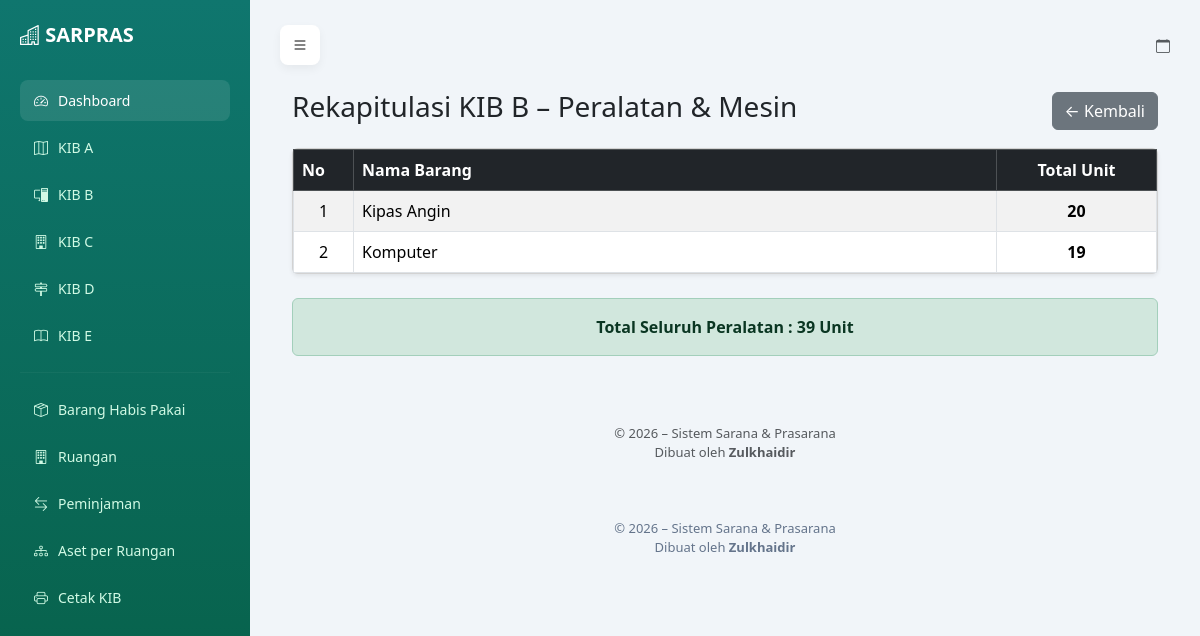
The page /peralatan/rekap/ on the database its author committed.
### sarpras/models.py (models this page shows, shortened)
class PeralatanMesin(models.Model):
    kode_barang = models.CharField(max_length=50, unique=True)
    nama = models.CharField(max_length=200)
    jumlah = models.PositiveIntegerField(default=0)
    kondisi = models.CharField(max_length=100)
    tahun_perolehan = models.PositiveIntegerField()
    gambar = models.ImageField(
        upload_to='peralatan/',
        blank=True,
        null=True)
    ruangan = models.ForeignKey ('Ruangan',
        on_delete=models.SET_NULL,
        null=True,
        blank=True,
        related_name='peralatan'
    )

### sarpras/views.py (the view)
# urls.py: path('peralatan/rekap/', views.peralatan_rekap, name='peralatan_rekap'),
def peralatan_rekap(request):
    data = (
        PeralatanMesin.objects
        .values('nama')
        .annotate(total=Sum('jumlah'))
        .order_by('nama')
    )
    total_semua = (
        PeralatanMesin.objects
        .aggregate(total=Sum('jumlah'))
        ['total'] or 0
    )
    return render(
        request,
        'sarpras/peralatan_rekap.html',
        {
            'data': data,
            'total_semua': total_semua
        }
    )

### sarpras/templates/sarpras/peralatan_rekap.html (shortened to what this page needs)
{% extends 'sarpras/base.html' %}
{% load static %}
{% block content %}
<div class="container mt-4">
    <div class="d-flex justify-content-between align-items-center mb-3">
        <h3>Rekapitulasi KIB B – Peralatan & Mesin</h3>
        <a href="{% url 'peralatan_list' %}" class="btn btn-secondary">
            ← Kembali
        </a>
    </div>
    <div class="card shadow-sm mb-4">
        <div class="card-body p-0">
            <table class="table table-bordered table-striped mb-0">
                <thead class="table-dark">
                    <tr>
                        <th style="width:60px">No</th>
                        <th>Nama Barang</th>
                        <th style="width:160px" class="text-center">
                            Total Unit
                        </th>
                    </tr>
                </thead>
                <tbody>
                    {% for d in data %}
                    <tr>
                        <td class="text-center">{{ forloop.counter }}</td>
                        <td>{{ d.nama }}</td>
                        <td class="text-center fw-bold">
                            {{ d.total }}
                        </td>
                    </tr>
                    {% endfor %}
                </tbody>
            </table>
        </div>
    </div>
    <div class="alert alert-success text-center fw-bold">
        Total Seluruh Peralatan : {{ total_semua }} Unit
    </div>
</div>
<footer class="footer text-center mt-5 mb-3 text-muted">
    © 2026 – Sistem Sarana & Prasarana<br>
    Dibuat oleh <strong>Zulkhaidir</strong>
</footer>
{% endblock %}

### sarpras/templates/sarpras/base.html (style rules this page uses)
body { background: #f1f5f9; margin: 0; }
.footer { text-align: center; padding: 20px; font-size: 13px; color: #64748b; }

### rows shown on the page
PeralatanMesin: nama "Kipas Angin", total "20"
PeralatanMesin: nama "Komputer", total "19"

### other values the page prints
{{ total_semua }} "39"
